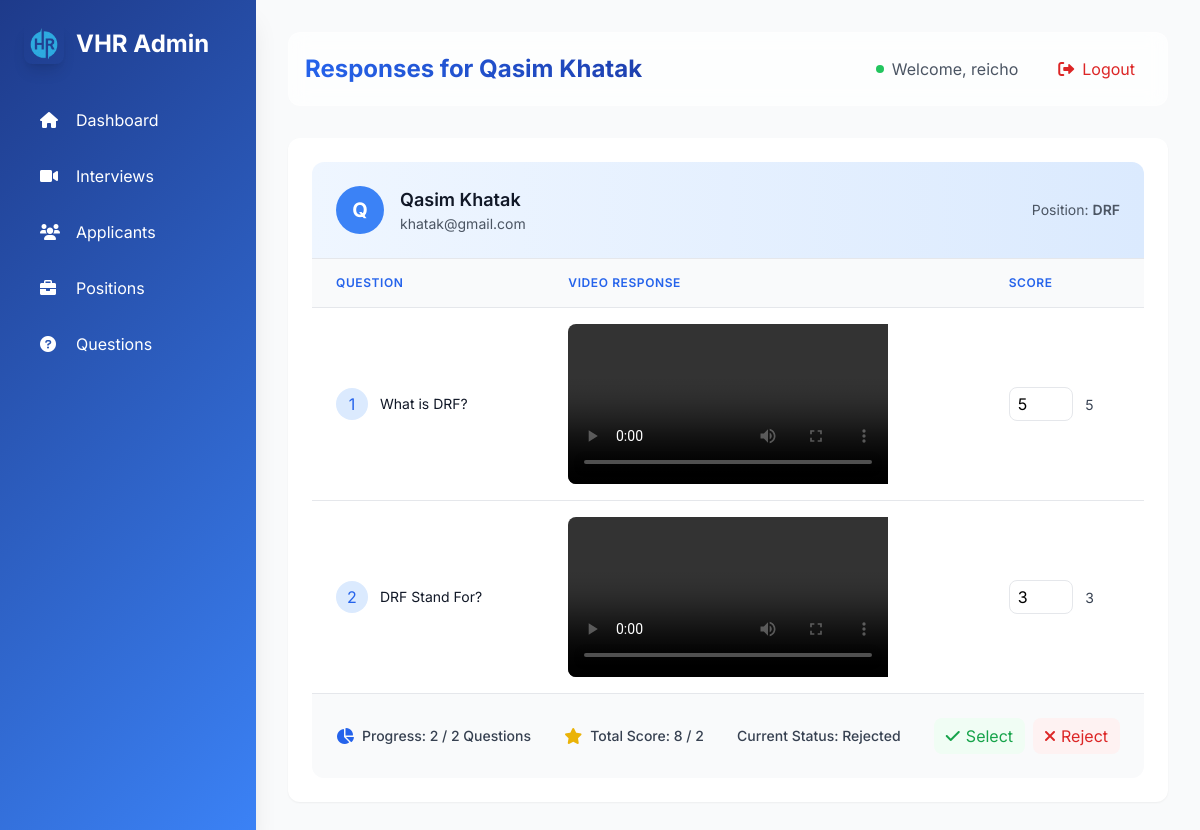
/unique_applicants/khatak@gmail.com/3/ (signed in), run on an earlier commit of the app's database.
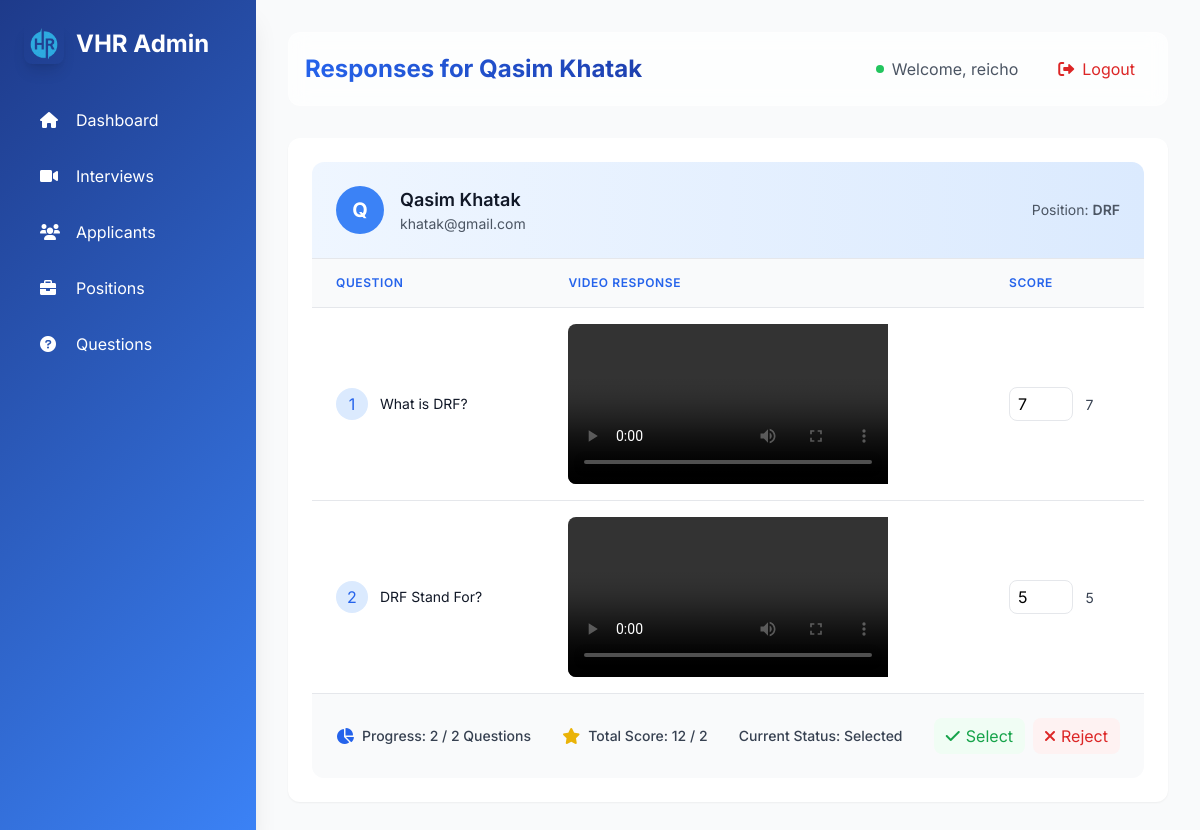
And on a later commit of the database.
### interviews/models.py (models this page shows, shortened)
class ApplicantResponse(models.Model):
    applicant = models.ForeignKey(Applicant, on_delete=models.CASCADE, related_name="responses")
    question = models.ForeignKey(Question, on_delete=models.CASCADE, related_name="responses")
    video_response = models.FileField(upload_to='videos/', null=True, blank=True)
    submission_time = models.DateTimeField(auto_now_add=True)
    score = models.IntegerField(null=True, blank=True)

class Applicant(models.Model):
    STATUS_CHOICES = [
        ('Pending', 'Pending'),
        ('Selected', 'Selected'),
        ('Rejected', 'Rejected'),
    ]
    user = models.ForeignKey(User, on_delete=models.CASCADE, related_name="applicants", null=True, blank=True)
    fullname = models.CharField(max_length=255)
    email = models.EmailField()
    position = models.ForeignKey(Position, on_delete=models.CASCADE, related_name="applicants")
    status = models.CharField(max_length=10, choices=STATUS_CHOICES, default='Pending')
    resume = models.FileField(upload_to='resumes/', null=True, blank=True)
    created_at = models.DateTimeField(auto_now_add=True)
    class Meta:
        unique_together = ('email', 'position')

class Position(models.Model):
    name = models.CharField(max_length=255, unique=True)
    description = models.TextField(blank=True, null=True)
    created_at = models.DateTimeField(auto_now_add=True)
    is_active = models.BooleanField(default=True)

class Question(models.Model):
    text = models.TextField()
    positions = models.ManyToManyField(Position, related_name="questions")
    time_limit = models.IntegerField(default=60)  # Time limit in seconds

### interviews/views.py (the view)
# urls.py: path('unique_applicants/<str:email>/<int:position_id>/', view_applicant_responses, name='view_applicant_responses'),
@login_required
def view_applicant_responses(request, email, position_id):
    applicant = get_object_or_404(Applicant, email=email, position_id=position_id)
    responses = ApplicantResponse.objects.filter(applicant=applicant)
    total_score = responses.aggregate(total=models.Sum('score'))['total'] or 0
    max_score = responses.count() * 10  # Assuming the max score for each response is 10
    total_questions = Question.objects.filter(positions=applicant.position).count()
    answered_questions = responses.count()
    return render(request, 'admin/view_applicant_responses.html', {
        'applicant': applicant,
        'responses': responses,
        'total_score': total_score,
        'max_score': max_score,
        'total_questions': total_questions,
        'answered_questions': answered_questions
    })

### interviews/templates/admin/view_applicant_responses.html (shortened to what the changed rows need)
{% extends "admin/base_admin.html" %}
{% load response_filters %}
{% block admin_content %}
<div class="gradient-border" data-aos="fade-up">
    <div class="bg-white rounded-xl overflow-hidden">
        <div class="p-6 bg-gradient-to-r from-blue-50 to-blue-100 border-b">
            <div class="flex items-center justify-between">
                <div class="flex items-center space-x-4">
                    <div class="w-12 h-12 bg-blue-500 rounded-full flex items-center justify-center text-white text-xl font-bold">
                        {{ applicant.fullname|first|upper }}
                    </div>
                    <div>
                        <h3 class="text-lg font-semibold text-gray-900">{{ applicant.fullname }}</h3>
                        <p class="text-sm text-gray-600">{{ applicant.email }}</p>
                    </div>
                </div>
                <div class="text-sm text-gray-600">
                    <p>Position: <span class="font-semibold">{{ applicant.position.name }}</span></p>
                </div>
            </div>
        </div>
        <div class="overflow-x-auto">
            <table class="min-w-full divide-y divide-gray-200">
                <thead class="bg-gray-50">
                    <tr>
                        <th class="px-6 py-4 text-left text-xs font-semibold text-blue-600 uppercase tracking-wider">Question</th>
                        <th class="px-6 py-4 text-left text-xs font-semibold text-blue-600 uppercase tracking-wider">Video Response</th>
                        <th class="px-6 py-4 text-left text-xs font-semibold text-blue-600 uppercase tracking-wider">Score</th>
                    </tr>
                </thead>
                <tbody class="bg-white divide-y divide-gray-200">
                    {% for response in responses %}
                    <tr class="hover:bg-gray-50 transition-all duration-200" data-aos="fade-left" data-aos-delay="{{ forloop.counter|add:2|multiply:100 }}">
                        <td data-label="Question" class="px-6 py-4">
                            <div class="flex items-center space-x-3">
                                <span class="flex-shrink-0 w-8 h-8 bg-blue-100 rounded-full flex items-center justify-center text-blue-600">
                                    {{ forloop.counter }}
                                </span>
                                <span class="text-sm text-gray-900">{{ response.question.text }}</span>
                            </div>
                        </td>
                        <td data-label="Video Response" class="px-6 py-4">
                            {% if response.video_response %}
                            <div class="video-container rounded-lg overflow-hidden">
                                <video
                                    class="video-js vjs-theme-city"
                                    controls
                                    preload="auto"
                                    width="320"
                                    height="180"
                                    data-setup='{}'>
                                    <source src="{{ response.video_response.url }}" type="video/webm">
                                </video>
                            </div>
                            {% else %}
                            <span class="inline-flex items-center px-3 py-1 rounded-full text-sm bg-gray-100 text-gray-800">
                                <i class="fas fa-video-slash mr-2"></i> No video uploaded
                            </span>
                            {% endif %}
                        </td>
                        <td data-label="Score" class="px-6 py-4">
                            <input type="number" min="0" max="10" value="{{ response.score }}" onchange="updateScore({{ response.id }}, this.value)" class="w-16 px-2 py-1 border rounded-lg">
                            <span id="score-display-{{ response.id }}" class="ml-2 text-sm text-gray-700">{{ response.score }}</span>
                        </td>
                    </tr>
                    {% endfor %}
                </tbody>
            </table>
        </div>
        <div class="p-6 bg-gray-50 border-t">
            <div class="flex flex-col md:flex-row justify-between items-center space-y-4 md:space-y-0">
                <div class="flex items-center space-x-2">
                    <p class="text-sm font-medium text-gray-700">Total Score: <span id="total-score">{{ total_score }}</span> / {{ total_questions|multiply:10 }}</p>
                </div>
                <div class="flex items-center space-x-2">
                    <p class="text-sm font-medium text-gray-700">Current Status: <span id="current-status">{{ applicant.status }}</span></p>
                </div>
            </div>
        </div>
    </div>
</div>
{% endblock %}

What changed in the data, as far as the page shows it:
changed Applicant "Qasim Khatak": status "Rejected" → "Selected"
changed ApplicantResponse "What is DRF?": score "5" → "7"
changed ApplicantResponse "DRF Stand For?": score "3" → "5"
Also different on the page:
{{ total_score }}: "8" → "12"
